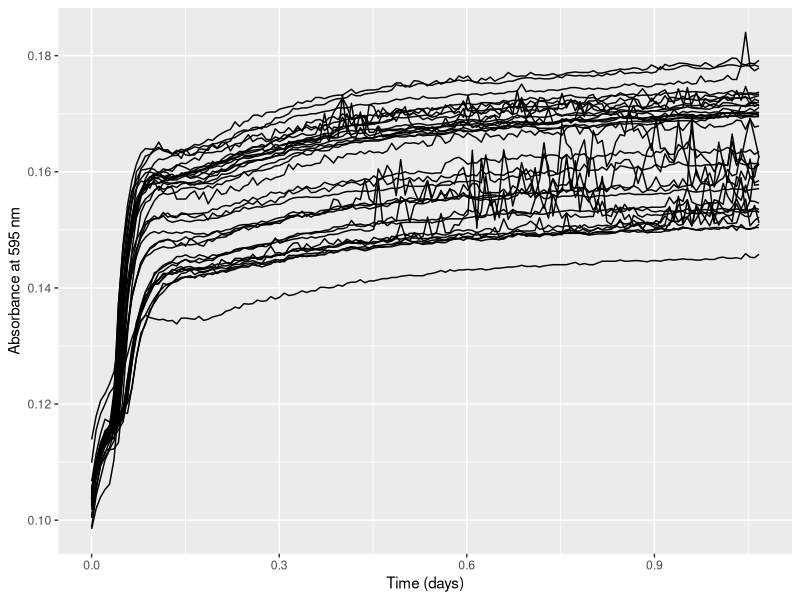
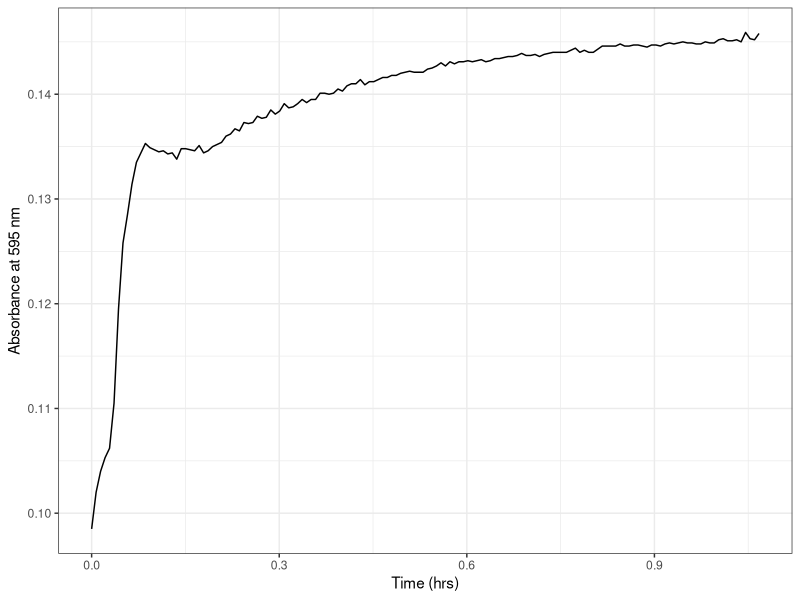
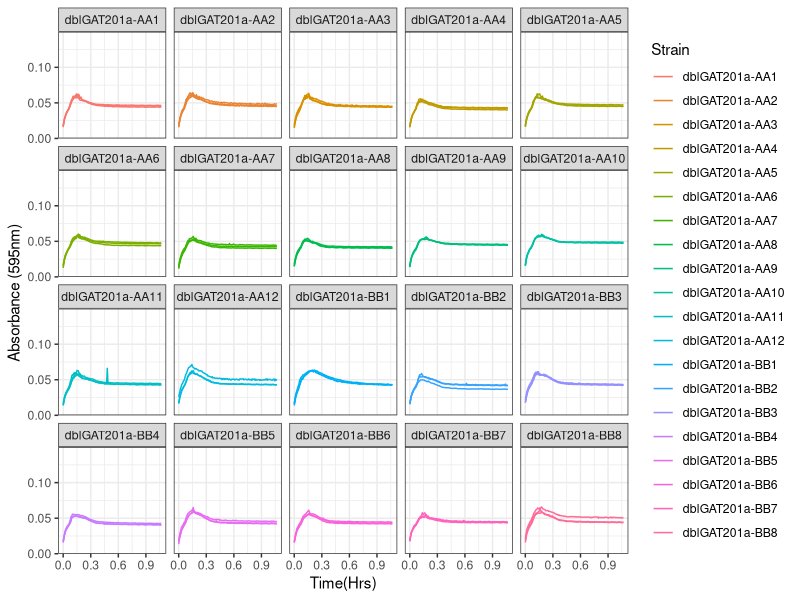
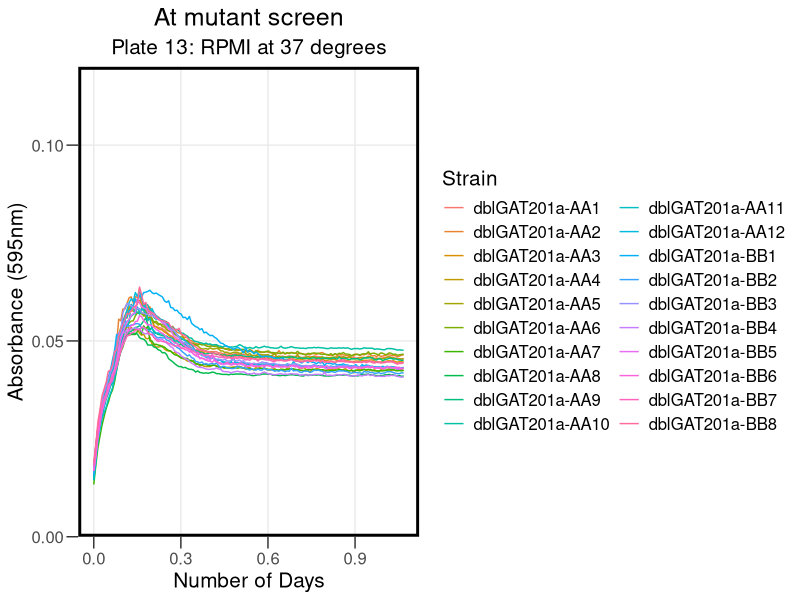
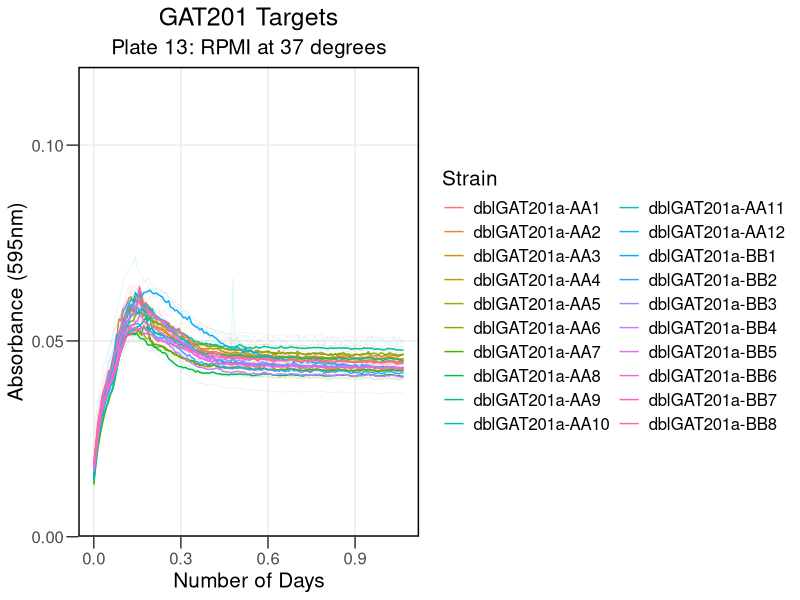
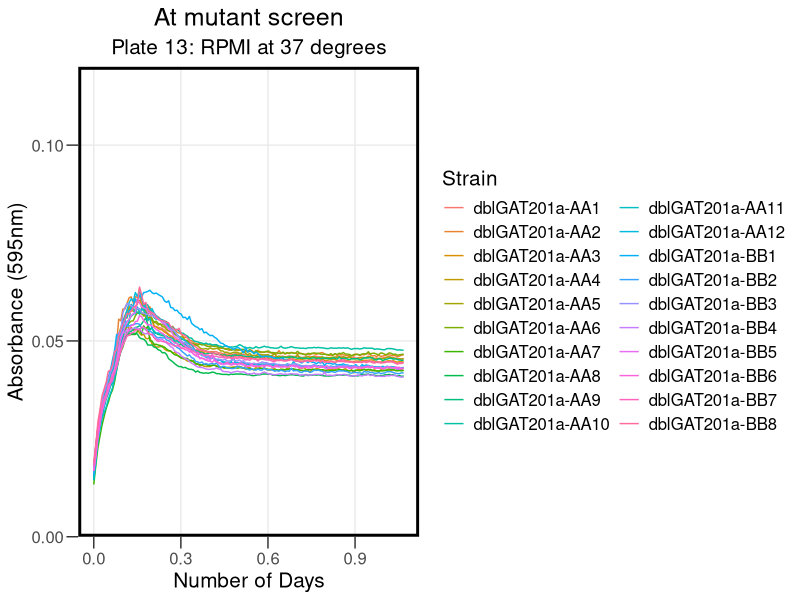
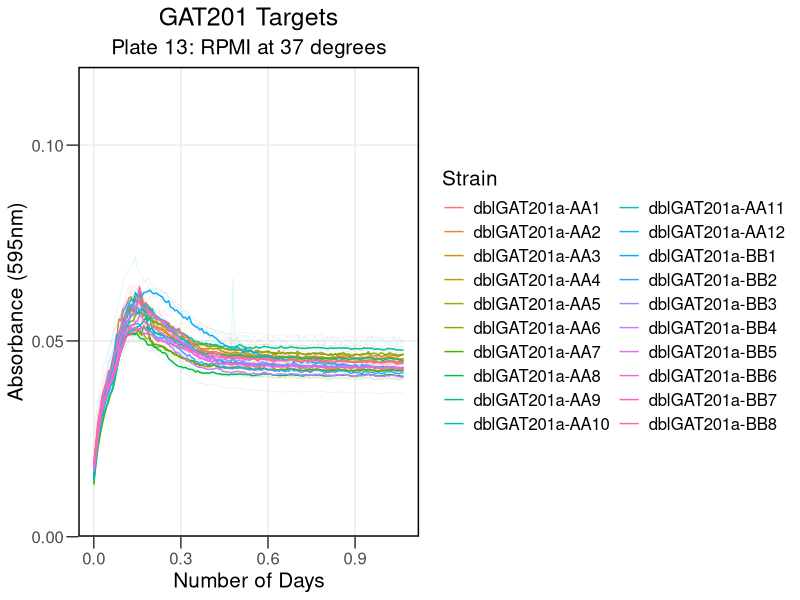

Recreate these plots in R, in order.
## ---- chunk 1
knitr::opts_chunk$set(echo = TRUE)
## ---- chunk 2

library("reshape2")
library(dplyr)
library(ggplot2)
library(tidyverse)
library(rmarkdown)
library(cowplot)
library(yaml)
library(knitr)
## ---- chunk 3

rawdata <- read.csv("../Input/20230518_Atmutant_Screen_plate13_csv.csv")

## ---- chunk 4

 rawdata_day<-mutate(rawdata, Time = Time/86400)

## ---- chunk 5

reshaped <- melt(rawdata_day, id=c("Time", "Temp"), 
                              variable.name="Well",
                              value.name="OD595")

summary(reshaped)
## ---- chunk 6

platemap <- read.csv("../Input/20230518_RPMI_Atmut_screen_Plate13_setup.csv") %>%     
  dplyr::mutate(
    Strain = factor(Strain, 
                    levels = c( "P2.7AA1","P2.7AA2","P2.7AA3","P2.7AA4","P2.7AA5","P2.7AA6","P2.7AA7","P2.7AA8","P2.7AA9","P2.7AA10","P2.7AA11","P2.7AA12","P2.7BB1","P2.7BB2","P2.7BB3","P2.7BB4","P2.7BB5","P2.7BB6","P2.7BB7","P2.7BB8"),
                    labels = c("dblGAT201a-AA1", "dblGAT201a-AA2", "dblGAT201a-AA3", "dblGAT201a-AA4", "dblGAT201a-AA5", "dblGAT201a-AA6", "dblGAT201a-AA7", "dblGAT201a-AA8", "dblGAT201a-AA9", "dblGAT201a-AA10", "dblGAT201a-AA11", "dblGAT201a-AA12", "dblGAT201a-BB1", "dblGAT201a-BB2", "dblGAT201a-BB3", "dblGAT201a-BB4", "dblGAT201a-BB5", "dblGAT201a-BB6", "dblGAT201a-BB7", "dblGAT201a-BB8"))
  )
head(platemap, n=10)


## ---- chunk 7

annotated <- inner_join(reshaped, platemap, by="Well")
 
## ---- chunk 8

ggplot(data=filter(annotated,is.na(Strain)),
          aes(x=Time, y=OD595,  group = Well)) + 
          geom_line() + 
          labs(x="Time (days)", y="Absorbance at 595 nm")
## ---- chunk 9

ggplot(data=filter(annotated,Well=="A3"), 
       aes(x=Time, y=OD595, group = Well)) + 
 
       geom_line() + 
     theme_bw()+
     labs(x="Time (hrs)", y="Absorbance at 595 nm")

## ---- chunk 10

blank_OD_summary <- annotated %>%
   filter(is.na(Strain), Time < 1/24) %>%
  filter(Well != "A3") %>%
  filter(Well != "A6") %>%
  filter(Well != "H10") %>%
  group_by(Media) %>%
  summarise(OD_median=median(OD595),
            OD_mean=mean(OD595),
            OD_max=max(OD595),
            OD_min=min(OD595))
print(blank_OD_summary)
## ---- chunk 11

normalisedOD <- annotated %>%
  left_join(blank_OD_summary, by="Media") %>%
  mutate(OD_corrected = OD595 - OD_median)

## ---- chunk 12

ggplot(data=normalisedOD %>%
                       filter( !is.na(Strain) ), 
                      aes(x=Time, y=OD_corrected, color=Strain, group = Well)) + 
       geom_line() + 
       scale_y_continuous(limits=c(0,0.15),expand=c(0,0))+
       facet_wrap(Strain ~ .)+
  
       labs(x = "Time(Hrs)",
            y = "Absorbance (595nm)") +
       theme(text = element_text(size = 20))+
       theme_bw()
## ---- chunk 13

ggplot(data=normalisedOD  %>%
          #dplyr::mutate(Strain = factor(Strain, levels = c("KN99 (WT)", "GAT201", "P2.7A1","P2.7A2","P2.7A3","P2.7A4","P2.7A5","P2.7A6","P2.7A7","P2.7A8","P2.7A9","P2.28A1","P2.28A2","P2.28A3","P2.28A4","P2.28A5","P2.28A6","P2.28A7","P2.28A8","P2.28A9" )))%>%
                     filter( !is.na(Strain) ),  
                      aes(x=Time, y=OD_corrected, color=Strain)) + 
        stat_summary(fun = "median", geom = "line", size = 0.5) +
       scale_y_continuous(limits=c(0,0.12),expand=c(0,0), breaks = c(0, 0.05, 0.1)) +
       labs(x = "Number of Days",
            y = "Absorbance (595nm)",
            title = "At mutant screen", subtitle = "Plate 13: RPMI at 37 degrees") +
       theme_bw() +
       theme(text = element_text(size = 15))+
       theme(axis.title = element_text(size = 15))+
       theme(axis.ticks.length = unit(0.3, "cm"))+
       theme(title = element_text(size = 15))+
       theme(panel.grid.minor = element_blank())+
    guides(color=guide_legend(ncol=2))+
 theme(legend.title = element_text(size = 15))+
      theme(legend.background = element_rect(fill = "transparent", color=NA))+
  theme(legend.key = element_rect(fill = "transparent", color=NA))+
       theme (plot.background =  element_rect(fill = "transparent", color=NA), 
         panel.background = element_rect(fill = "transparent", color=NA),)+
      theme(panel.border = element_rect(linetype = "solid", colour = "black", size = 2))+
  theme(plot.title = element_text(hjust = 0.5), plot.subtitle = element_text(hjust = 0.5) )
       
## ---- chunk 14

ggsave("../Results/AllSummary_At13.png",width = 8,height=5)
## ---- chunk 15


ggplot(data=normalisedOD  %>%
          #dplyr::mutate(Strain = factor(Strain, levels = c("KN99 (WT)", "GAT201", "P2.7A1","P2.7A2","P2.7A3","P2.7A4","P2.7A5","P2.7A6","P2.7A7","P2.7A8","P2.7A9","P2.28A1","P2.28A2","P2.28A3","P2.28A4","P2.28A5","P2.28A6","P2.28A7","P2.28A8","P2.28A9" )))%>%
                     filter( !is.na(Strain) ),  
                      aes(x=Time, y=OD_corrected, color=Strain)) + 
       geom_line(aes(group = Well), size = 0.2, alpha = 0.2) + 
       stat_summary(fun = "median", geom = "line", size = 0.5) +
       scale_y_continuous(limits=c(0,0.12),expand=c(0,0), breaks = c(0, 0.05, 0.1)) +
   
       labs(x = "Number of Days",
            y = "Absorbance (595nm)",
            title = "GAT201 Targets", subtitle = "Plate 13: RPMI at 37 degrees") +

                  theme_bw() +
       theme(text = element_text(size = 15))+
       theme(axis.title = element_text(size = 15))+
             theme(axis.ticks.length = unit(0.3, "cm"))+
       theme(title = element_text(size = 15))+
       theme(panel.grid.minor = element_blank())+
            guides(color=guide_legend(ncol=2))+
       theme(legend.title = element_text(size = 15))+
      theme(legend.background = element_rect(fill = "transparent", color=NA))+
      theme(legend.key = element_rect(fill = "transparent", color=NA))+
       theme (plot.background =  element_rect(fill = "transparent", color=NA), 
            panel.background = element_rect(fill = "transparent", color=NA),)+
      theme(panel.border = element_rect(linetype = "solid", colour = "black", size = 1))+
      theme(plot.title = element_text(hjust = 0.5), plot.subtitle = element_text(hjust = 0.5))
## ---- chunk 16

ggsave("../Results/Statsumm_At13.png",width = 8,height=5)
